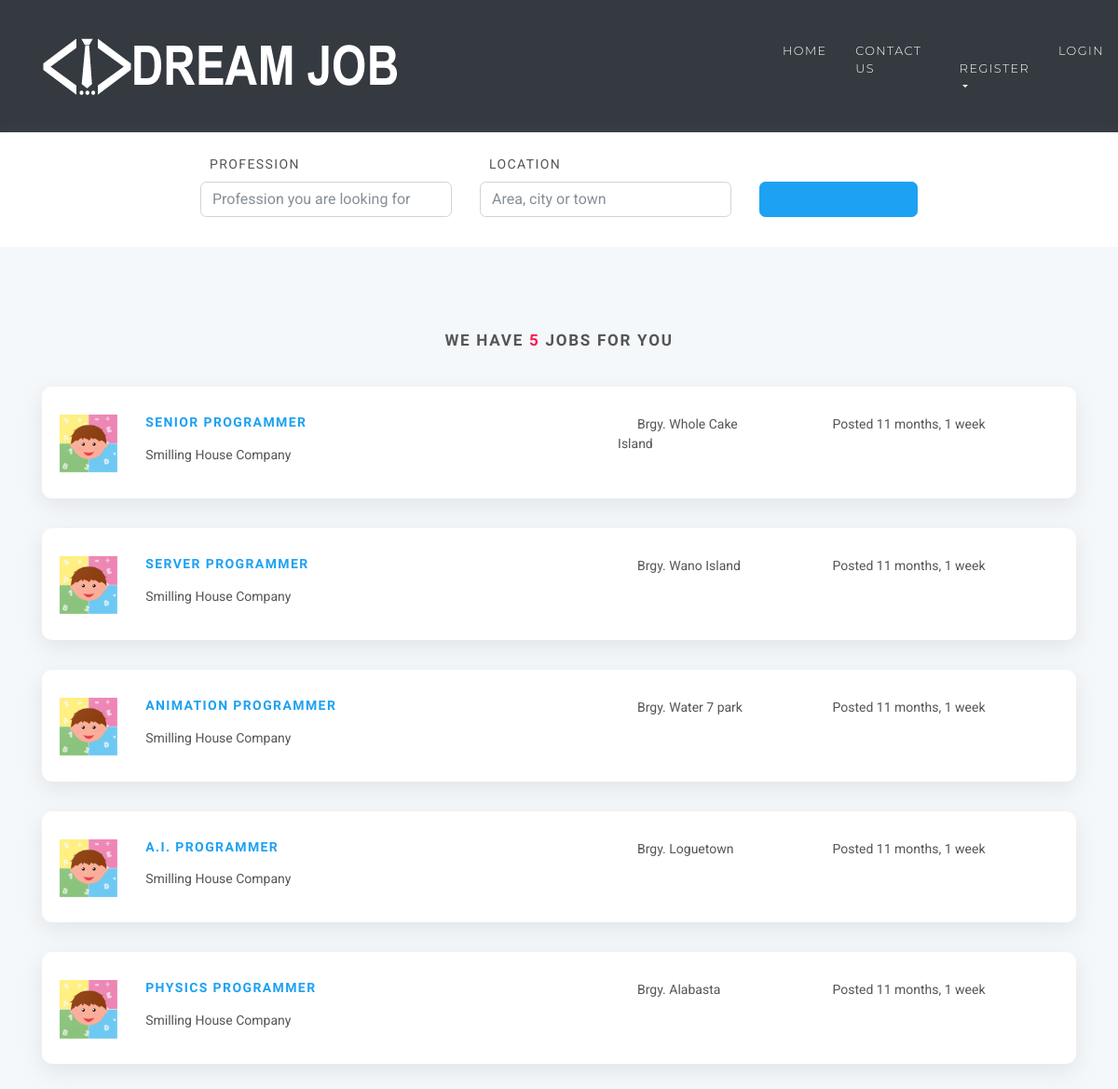
/jobs (upper part), run on an earlier commit of the app's database.
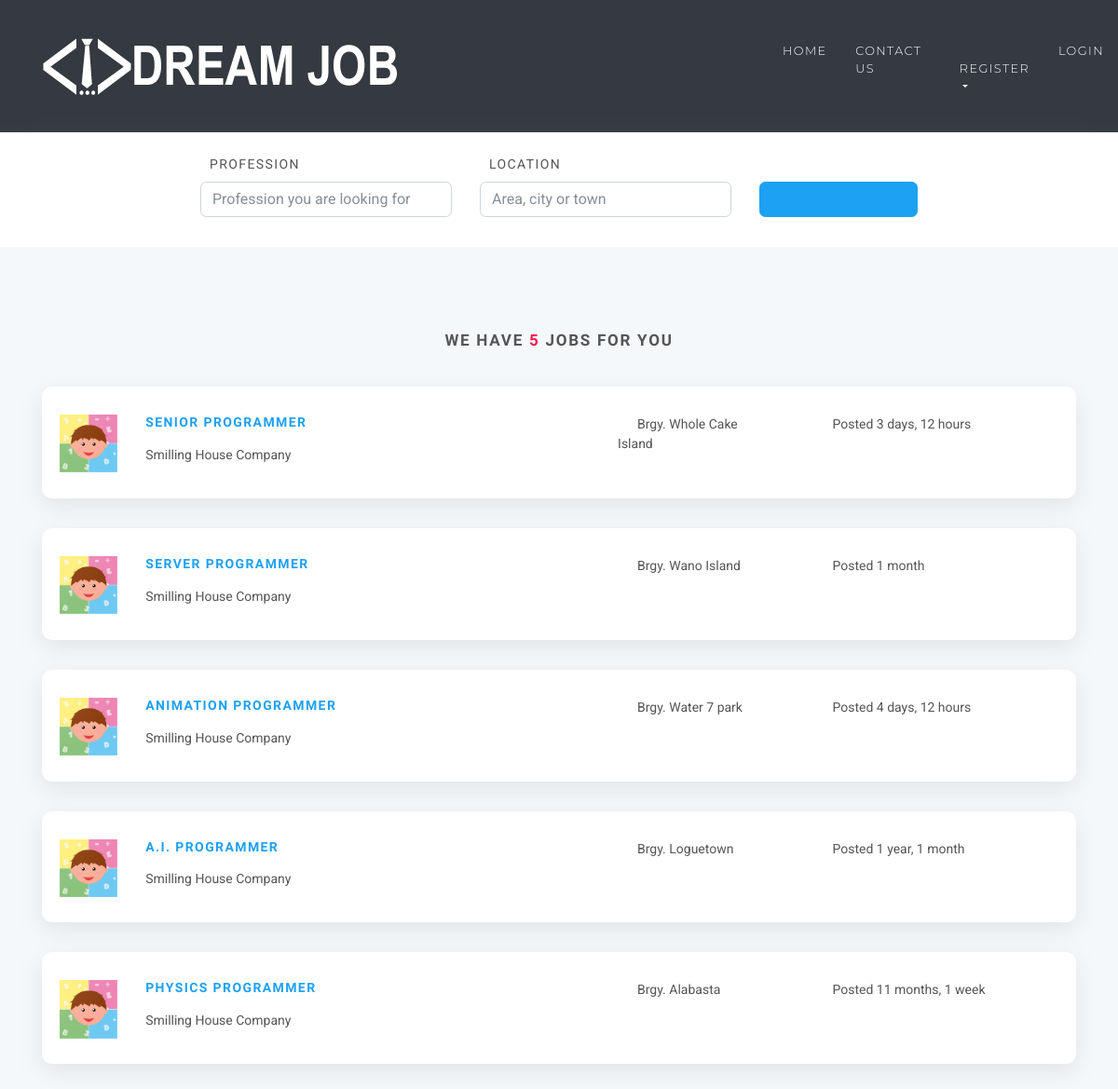
And on a later commit of the database.
### jobsapp/models.py (models this page shows, shortened)
class Job(models.Model):
    user = models.ForeignKey(User, on_delete=models.CASCADE)
    title = models.CharField(max_length=300)
    description = models.TextField()
    location = models.CharField(max_length=150)
    type = models.CharField(choices=JOB_TYPE, max_length=10)
    category = models.CharField(max_length=100)
    last_date = models.DateTimeField()
    company_name = models.CharField(max_length=100)
    company_description = models.CharField(max_length=300)
    website = models.CharField(max_length=100, default="")
    created_at = models.DateTimeField(default=timezone.now)
    filled = models.BooleanField(default=False)

### jobsapp/views/home.py (the view)
# urls.py: path('jobs', JobListView.as_view(), name='jobs'),
class JobListView(ListView):
    model = Job
    template_name = 'jobs/jobs.html'
    context_object_name = 'jobs'
    paginate_by = 5

### templates/jobs/jobs.html (shortened to what this page needs)
{% extends 'base.html' %}
{% load static %}
{% block content %}
    <section class="job-form-section job-form-section--compressed">
        <div class="container job-form-section-inner">
            <form id="job-main-form" method="get" action="#" class="job-main-form">
                <div class="controls">
                    <div class="row align-items-end">
                        <div class="col-sm-1 col-lg-2"></div>
                        <div class="col-sm-5 col-lg-3 form-group">
                            <label for="profession">Profession</label>
                            <input type="text" id="profession" name="profession"
                                   placeholder="Profession you are looking for" class="form-control">
                        </div>
                        <div class="col-sm-5 col-lg-3 form-group">
                            <label for="location">Location</label>
                            <input type="text" id="location" name="location" placeholder="Area, city or town"
                                   class="form-control">
                        </div>
                        <div class="col-sm-1 col-lg-2 form-group">
                            <button type="submit" name="name" class="btn btn-outline-blue-primary job-main-form__button">
                                <i class="fa fa-search"></i>
                            </button>
                        </div>
                        <div class="col-sm-1 col-lg-2"></div>
                    </div>
                </div>
            </form>
        </div>
    </section>
    <section class="found-jobs-section">
        <div class="container">
            <h4 class="heading">We have <span class="accent">{{ jobs.count }}</span> jobs for you</h4>
            {% for job in jobs %}
                <div class="job-listing  ">
                    <div class="row">
                        <div class="col-md-12 col-lg-6">
                            <div class="row">
                                <div class="col-2">
                                    <img src="{% static 'img/test_logo.png' %}"
                                         alt="Company Logo " class="img-fluid">
                                </div>
                                <div class="col-10">
                                    <h5 class="job__title"><a
                                            href="{% url 'jobs:jobs-detail' job.id %}">{{ job.title }}</a></h5>
                                    <p class="job__company">
                                        {{ job.company_name }}
                                    </p>
                                </div>
                            </div>
                        </div>
                        <div class="col-10 col-md-3 col-lg-2 ml-auto"><i class="fa fa-map-marker job__location"></i>
                            {{ job.location }}
                        </div>
                        <div class="col-10 col-md-3 col-lg-3 ml-auto">
                            <p>Posted {{ job.created_at|timesince }}</p>
                        </div>
                    </div>
                </div>
            {% endfor %}
        </div>
    </section>
{% endblock %}

What changed in the data, as far as the page shows it:
changed Job "SENIOR PROGRAMMER": created_at "11 months, 1 week" → "3 days, 12 hours"
changed Job "SERVER PROGRAMMER": created_at "11 months, 1 week" → "1 month"
changed Job "ANIMATION PROGRAMMER": created_at "11 months, 1 week" → "4 days, 12 hours"
changed Job "A.I. PROGRAMMER": created_at "11 months, 1 week" → "1 year, 1 month"
